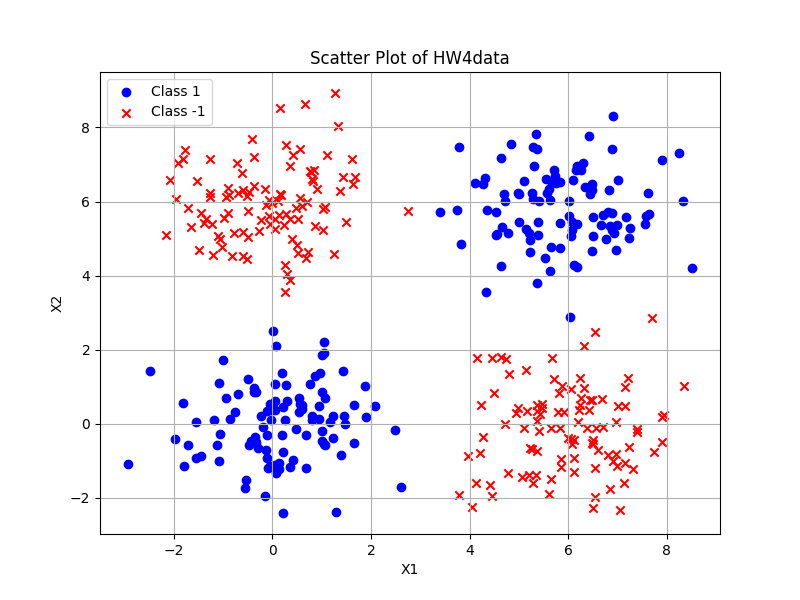

Here is the Python script that generated this plot:
# 1. (100점) 참고교재의 프로그램 11-1을 참고하여, 주어진 데이터 HW4data을 이용하여 다층
# 퍼셉트론을 구현하시오. 데이터의 변수 X는 400개의 2차원 샘플로 구성되었으며, T는 400
# 개 데이터에 대한 클래스 레이블로 1과 –1로 구분되어 있음.
# (단, 종료조건으로 최대 반복횟수는 1,000회 그리고 학습오차 0.05 미만으로 설정하시오)

# (1) (10점) 데이터 HW4data을 불러온 다음 클래스를 구분되도록 색/모양을 달리하여 2차원
# 평면에 산점도를 그리시오.

import os
import numpy as np
import scipy.io as sio
import matplotlib.pyplot as plt

script_dir = os.path.dirname(os.path.abspath(__file__))
mat_file_path = os.path.join(script_dir, 'HW4data_Python.mat')
data = sio.loadmat(mat_file_path)

X = data['X'] # 2차원 샘플 데이터 (400, 2)
T = data['T'] # 1차원 클래스 레이블 (400, 1)

# 데이터 시각화
# 클래스 레이블이 1인 데이터와 -1인 데이터를 분리합니다.
X_class1 = X[T[:, 0] == 1]
X_class_minus1 = X[T[:, 0] == -1]

plt.figure(figsize=(8, 6))

# 클래스 1 데이터를 파란색 'o' 마커로 플롯합니다.
plt.scatter(X_class1[:, 0], X_class1[:, 1], c='blue', marker='o', label='Class 1')

# 클래스 -1 데이터를 빨간색 'x' 마커로 플롯합니다.
plt.scatter(X_class_minus1[:, 0], X_class_minus1[:, 1], c='red', marker='x', label='Class -1')

plt.title('Scatter Plot of HW4data')
plt.xlabel('X1')
plt.ylabel('X2')
plt.legend()
plt.grid(True)
plt.show()
